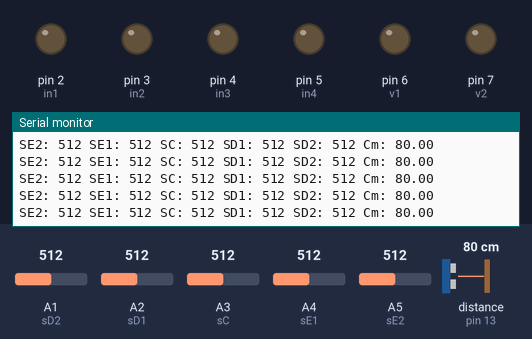
Simulated run of this sketch. Board: Arduino Uno, built with avr-gcc and run on an emulated ATmega328P. Parts: output pins drawn as LEDs (lit = HIGH), the last lines printed to the serial monitor. The test bench sets the inputs (shaded band); at power-on: A5 (sE2) = 512, A1 (sD2) = 512, A2 (sD1) = 512, A3 (sC) = 512, A4 (sE1) = 512, distance to the obstacle (sensor on pin 13) 80 cm. The echo pulse lasts 58.3 µs per cm.

Above: at 4.2 s.
4.3 s: A5 (sE2) set to 106
At 4.52 s:
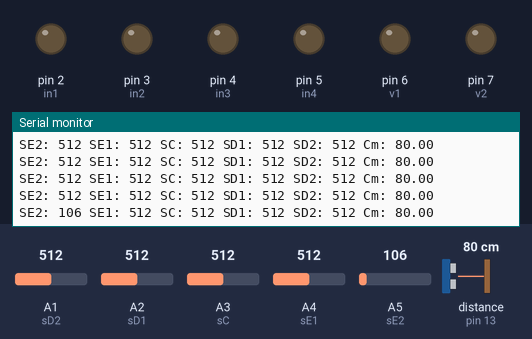
7.3 s: A5 (sE2) set to 89
At 7.59 s:
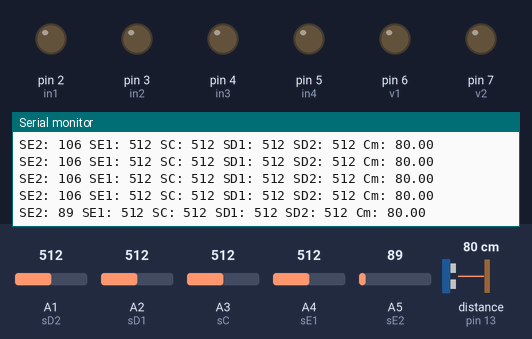
Timing chart, 0 to 10.3 s (numbered marks = the images above; inputs shaded):
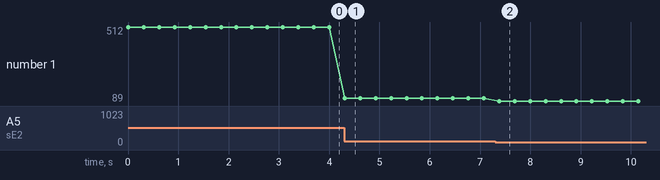

Measured:
- after the input at 4.3 s, the serial monitor: prints a new line at once (image 1)
- after the input at 7.3 s, the serial monitor: prints a new line after 0.08 s (image 2)
- plotted number 1: 512 → 106 after the input at 4.3 s, 106 → 89 after the input at 7.3 s

The sketch:

Prog_seguidor_5Sens.ino
```cpp
#include <Ultrasonic.h>

#define TRIGGER_PIN  12
#define ECHO_PIN     13

Ultrasonic ultrasonic(TRIGGER_PIN, ECHO_PIN);
float cm;
long microsec;

int in1 = 2;
int in2 = 3;
int in3 = 4;
int in4 = 5;

int v1 = 6;
int v2 = 7;

int sE2 = A5;
int sE1 = A4;
int sC = A3;
int sD1 = A2;
int sD2 = A1;

int vE2 = 0;
int vE1 = 0;
int vC = 0;
int vD1 = 0;
int vD2 = 0;
int vP = 300;

void setup() {
  pinMode(in1, OUTPUT);
  pinMode(in2, OUTPUT);
  pinMode(in3, OUTPUT);
  pinMode(in4, OUTPUT);
  pinMode(v1, OUTPUT);
  pinMode(v2, OUTPUT);
  pinMode(sE2, INPUT);
  pinMode(sE1, INPUT);
  pinMode(sC, INPUT);
  pinMode(sD1, INPUT);
  pinMode(sD2, INPUT);
  Serial.begin(9600);
}

void loop() {
  vE2 = analogRead(sE2);
  vE1 = analogRead(sE1);
  vC = analogRead(sC);
  vD1 = analogRead(sD1);
  vD2 = analogRead(sD2);
  microsec = ultrasonic.timing();
  cm = ultrasonic.convert(microsec, Ultrasonic::CM);

  LeituraS();
  Comandos();
}

void LeituraS() {
  Serial.print("SE2: ");
  Serial.print(vE2);
  Serial.print(" SE1: ");
  Serial.print(vE1);
  Serial.print(" SC: ");
  Serial.print(vC);
  Serial.print(" SD1: ");
  Serial.print(vD1);
  Serial.print(" SD2: ");
  Serial.print(vD2);
  Serial.print(" Cm: ");
  Serial.println(cm);
  delay(300);
}

void Comandos() {
  if ((vE2 < vP) & (vE1 > vP) & (vC < vP) & (vD1 < vP) & (vD2 < vP)) {
    digitalWrite(in1, LOW);
    digitalWrite(in2, HIGH);  //ESQUERDA SENSOR 1
    digitalWrite(in3, HIGH);
    digitalWrite(in4, LOW);
    analogWrite(v1, 200);
    analogWrite(v2, 200);
  }
else if ((vE2 > vP) & (vE1 < vP) & (vC < vP) & (vD1 < vP) & (vD2 < vP)) {
    digitalWrite(in1, LOW);
    digitalWrite(in2, HIGH); //ESQUERDA SENSOR 2
    digitalWrite(in3, HIGH);
    digitalWrite(in4, LOW);
    analogWrite(v1, 200);
    analogWrite(v2, 200);
  }
else if ((vE2 < vP) & (vE1 < vP) & (vC > vP) & (vD1 < vP) & (vD2 < vP)) {
    digitalWrite(in1, HIGH);
    digitalWrite(in2, LOW); //FRENTE
    digitalWrite(in3, HIGH);
    digitalWrite(in4, LOW);
    analogWrite(v1, 200);
    analogWrite(v2, 200);
  }
else if ((vE2 > vP) & (vE1 < vP) & (vC > vP) & (vD1 < vP) & (vD2 > vP)) {
    digitalWrite(in1, HIGH);
    digitalWrite(in2, LOW); //DIREITA SENSOR 1
    digitalWrite(in3, LOW);
    digitalWrite(in4, HIGH);
    analogWrite(v1, 200);
    analogWrite(v2, 200);
  }

else if ((vE2 < vP) & (vE1 < vP) & (vC < vP) & (vD1 < vP) & (vD2 > vP)) {
    digitalWrite(in1, HIGH);
    digitalWrite(in2, LOW); //DIREITA SENSOR 2
    digitalWrite(in3, LOW);
    digitalWrite(in4, HIGH);
    analogWrite(v1, 200);
    analogWrite(v2, 200);
  }


}
```
